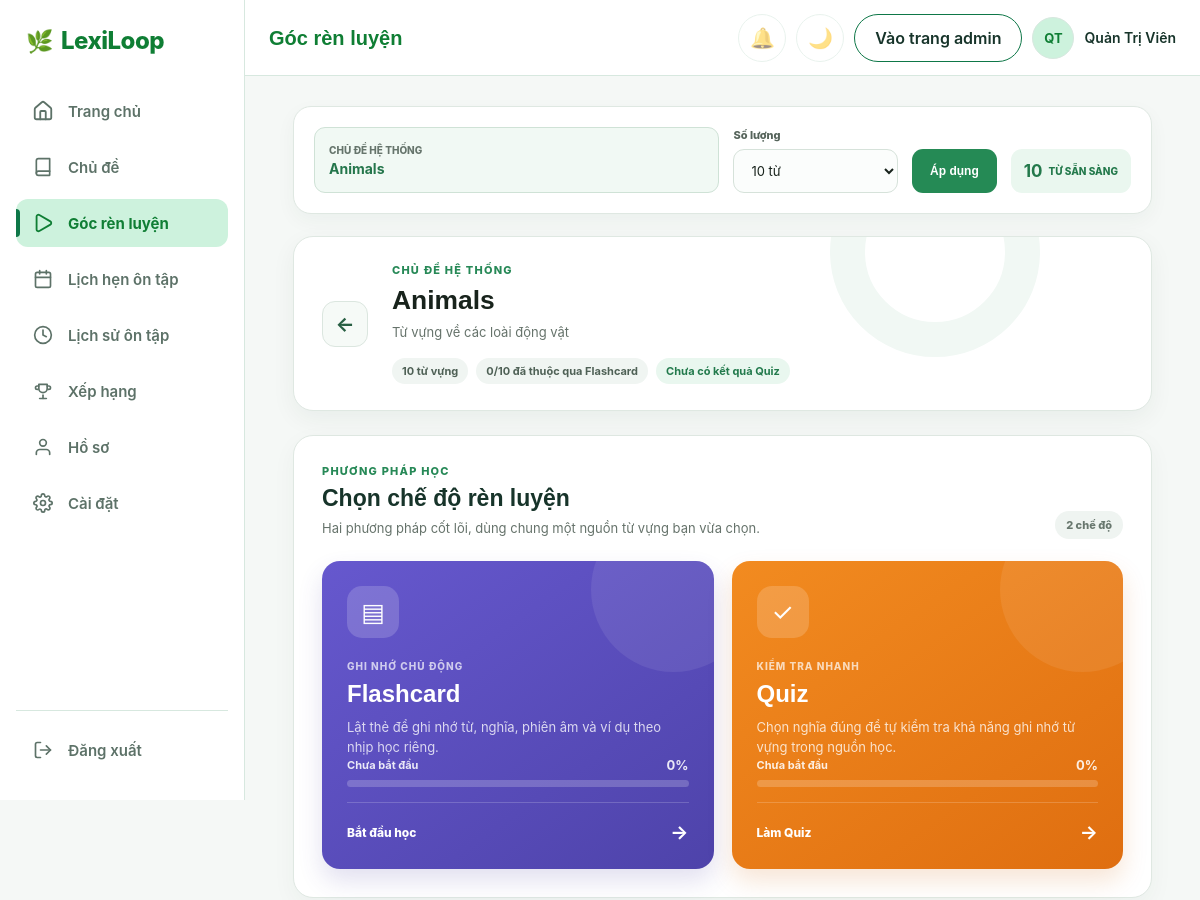
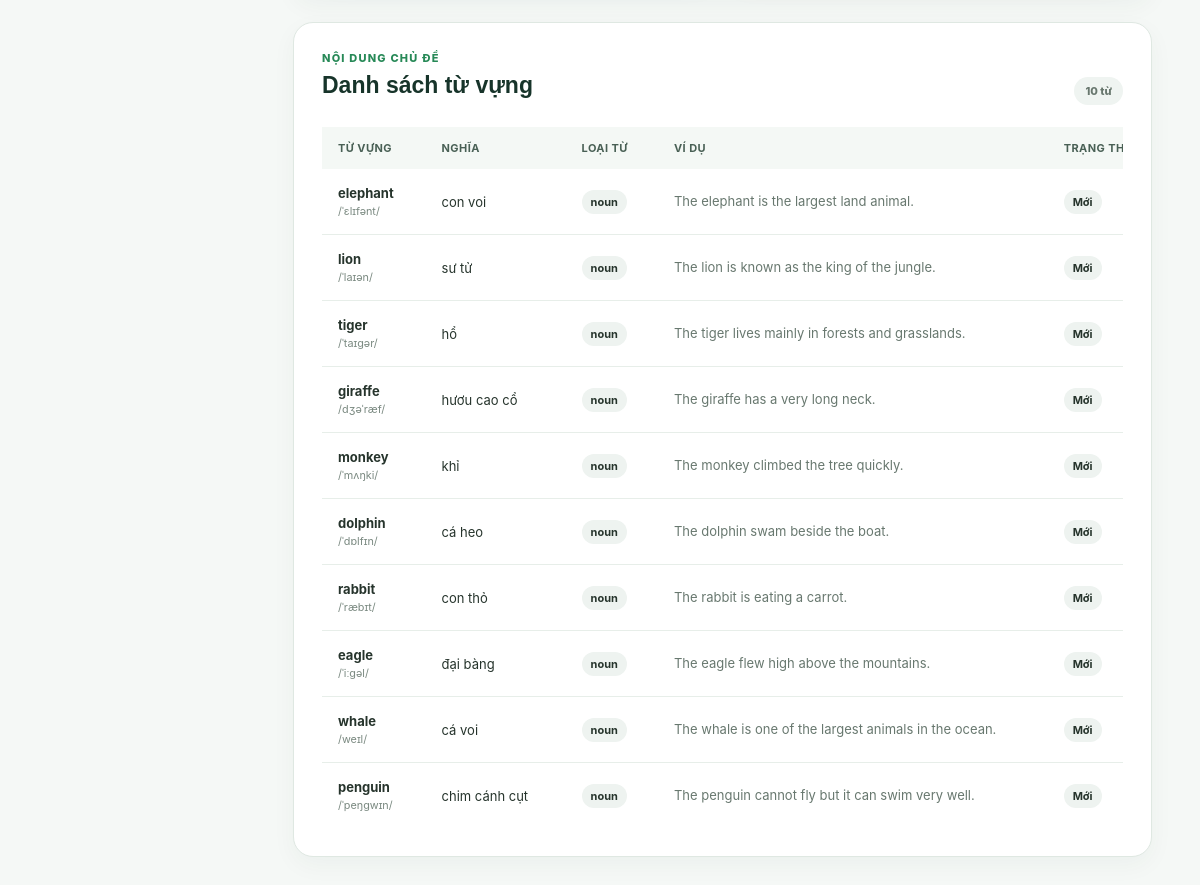
Screenshot of /pages/user/C_Gocrenluyen.php?source=topic&id=1 (signed in) with the database file from the repository (2 pictures, top to bottom).
### tables this page shows
CREATE TABLE `Topics` (
  `topicID` int NOT NULL,
  `topicName` varchar(100) NOT NULL,
  `topicDescription` text,
  `category` varchar(20) NOT NULL DEFAULT 'common',
  `created_by` int DEFAULT NULL,
  `topicCreated_at` datetime DEFAULT CURRENT_TIMESTAMP
);

CREATE TABLE `vocabulary` (
  `id` int NOT NULL,
  `topic_id` int DEFAULT NULL,
  `word` varchar(100) NOT NULL,
  `pronunciation` varchar(100) DEFAULT NULL,
  `part_of_speech` varchar(30) DEFAULT NULL,
  `meaning` text NOT NULL,
  `example_sentence` text,
  `created_by` int DEFAULT NULL,
  `created_at` datetime DEFAULT CURRENT_TIMESTAMP,
  `audio_url` varchar(255) DEFAULT NULL
);

### pages/user/C_Gocrenluyen.php (the view, shortened to what this page needs)
<?php
require_once($_SERVER['DOCUMENT_ROOT'] . '/Connect.php');
$isLoggedIn = isset($_SESSION['user_id']);
$userId = $isLoggedIn ? (int) $_SESSION['user_id'] : null;
$source = $_GET['source'] ?? '';
$sourceId = filter_var($_GET['id'] ?? 0, FILTER_VALIDATE_INT) ?: 0;
$limitOption = (string) ($_GET['limit'] ?? '10');
$isValidSource = in_array($source, ['topic', 'set'], true) && $sourceId > 0;
$sourceName = '';
$sourceDescription = '';
$wordCount = 0;
$latestQuizCorrect = null;
$latestQuizTotal = null;
$flashcardRemembered = 0;
$flashcardStatsTotal = 0;
$sourceError = '';
$topicWords = [];
$topicWordsPerPage = 10;
$wordPage = max(1, filter_var($_GET['word_page'] ?? 1, FILTER_VALIDATE_INT) ?: 1);
if ($isValidSource && $source === 'topic') {
    $stmt = mysqli_prepare($link, '
        SELECT t.topicName, t.topicDescription, COUNT(v.id) AS word_count,
               COUNT(DISTINCT CASE WHEN uvp.status = \'mastered\' THEN v.id END) AS mastered_count
        FROM Topics t
        LEFT JOIN vocabulary v ON v.topic_id = t.topicID
        LEFT JOIN user_vocab_progress uvp ON uvp.vocabulary_id = v.id AND uvp.user_id = ?
        WHERE t.topicID = ?
        GROUP BY t.topicID, t.topicName, t.topicDescription');
    mysqli_stmt_bind_param($stmt, 'ii', $userId, $sourceId);
    mysqli_stmt_execute($stmt);
    $sourceData = mysqli_fetch_assoc(mysqli_stmt_get_result($stmt));
    if ($sourceData) {
        $sourceName = $sourceData['topicName'];
        $sourceDescription = $sourceData['topicDescription'] ?? '';
        $wordCount = (int) $sourceData['word_count'];
        $topicWordPages = max(1, (int) ceil($wordCount / $topicWordsPerPage));
        $wordPage = min($wordPage, $topicWordPages);
        $wordOffset = ($wordPage - 1) * $topicWordsPerPage;
        $wordsStmt = mysqli_prepare($link, '
            SELECT v.id, v.word, v.pronunciation, v.part_of_speech, v.meaning,
                   v.example_sentence, COALESCE(uvp.status, \'new\') AS learning_status
            FROM vocabulary v
            LEFT JOIN user_vocab_progress uvp
              ON uvp.vocabulary_id = v.id AND uvp.user_id = ?
            WHERE v.topic_id = ?
            ORDER BY v.id ASC
            LIMIT ? OFFSET ?');
        mysqli_stmt_bind_param($wordsStmt, 'iiii', $userId, $sourceId, $topicWordsPerPage, $wordOffset);
        mysqli_stmt_execute($wordsStmt);
        $wordsResult = mysqli_stmt_get_result($wordsStmt);
        while ($word = mysqli_fetch_assoc($wordsResult)) {
            $topicWords[] = $word;
        }
    } else {
        $sourceError = 'Không tìm thấy chủ đề hệ thống.';
    }
}
$hasSelectedSource = $isValidSource && $sourceError === '';
$selectedLimit = $limitOption === 'all' ? $wordCount : min((int) $limitOption, $wordCount);
$canStartLearning = $hasSelectedSource && $wordCount > 0;
$isTopicContext = $hasSelectedSource && $source === 'topic';
$sourceQuery = http_build_query(['source' => $source, 'id' => $sourceId, 'limit' => $limitOption]);
$modeProgress = [
    'flashcard' => ['percent' => 0, 'label' => 'Chưa bắt đầu'],
    'quiz' => ['percent' => 0, 'label' => 'Chưa bắt đầu']
];
if ($flashcardStatsTotal === 0) {
    $flashcardStatsTotal = $selectedLimit;
}
?>
<!DOCTYPE html>
<html lang="vi">
<head>
    <link rel="stylesheet" href="../../CSS/Style.css">
    <link rel="stylesheet" href="../../CSS/topheader.css">
    <link rel="stylesheet" href="../../CSS/C_Gocrenluyen.css">
    <link rel="stylesheet" href="../../CSS/guest-preview.css">
    <link rel="stylesheet" href="../../CSS/responsive.css">
</head>
<body class="C_Gocrenluyen_body">
    <?php
    include '../../includes/topheader.php';
    if ($isLoggedIn) {
        include '../../includes/sidebar_user.php';
    } else {
        include '../../includes/sidebar_guest.php';
    }
    ?>
    <main class="C_Gocrenluyen_main">
        <form method="get" class="C_Gocrenluyen_filters" id="C_Gocrenluyen_filters">
            <?php if ($isTopicContext): ?>
                <div class="C_Gocrenluyen_fixedTopic">
                    <span>Chủ đề hệ thống</span>
                    <strong><?= htmlspecialchars($sourceName) ?></strong>
                </div>
            <?php endif; ?>
            <div class="C_Gocrenluyen_filterGroup">
                <label for="C_Gocrenluyen_limit">Số lượng</label>
                <select name="limit" id="C_Gocrenluyen_limit">
                    <option value="10" <?= $limitOption === '10' ? 'selected' : '' ?>>10 từ</option>
                </select>
            </div>
            <button type="submit" class="C_Gocrenluyen_applyButton" <?= !$isLoggedIn ? 'disabled' : '' ?>>Áp dụng</button>
            <div class="C_Gocrenluyen_readyCount">
                <strong><?= $hasSelectedSource ? $selectedLimit : 0 ?></strong>
                <span>từ sẵn sàng</span>
            </div>
        </form>
        <?php if ($hasSelectedSource): ?>
            <section class="C_Gocrenluyen_sourceCard">
                <a class="C_Gocrenluyen_backLink" href="<?= $source === 'set' ? 'C_Botuvung.php' : '../main/B_DanhSachChuDe.php' ?>" aria-label="Quay lại">←</a>
                <div class="C_Gocrenluyen_sourceInfo">
                    <span class="C_Gocrenluyen_eyebrow"><?= $source === 'set' ? 'BỘ TỪ CÁ NHÂN' : 'CHỦ ĐỀ HỆ THỐNG' ?></span>
                    <h2><?= htmlspecialchars($sourceName) ?></h2>
                    <p><?= htmlspecialchars($sourceDescription ?: 'Sẵn sàng bắt đầu phiên học với nội dung đã chọn.') ?></p>
                    <div class="C_Gocrenluyen_badges">
                        <span><?= $wordCount ?> từ vựng</span>
                        <span><?= $flashcardRemembered ?>/<?= $flashcardStatsTotal ?> đã thuộc qua Flashcard</span>
                        <span>
                            <?= $latestQuizCorrect !== null
                                ? $latestQuizCorrect . '/' . $latestQuizTotal . ' câu đúng Quiz gần nhất'
                                : 'Chưa có kết quả Quiz' ?>
                        </span>
                    </div>
                </div>
            </section>
        <?php endif; ?>
        <section class="C_Gocrenluyen_modes" aria-labelledby="C_Gocrenluyen_modesTitle">
            <div class="C_Gocrenluyen_sectionHeading">
                <div>
                    <span class="C_Gocrenluyen_eyebrow">PHƯƠNG PHÁP HỌC</span>
                    <h2 id="C_Gocrenluyen_modesTitle">Chọn chế độ rèn luyện</h2>
                    <p>Hai phương pháp cốt lõi, dùng chung một nguồn từ vựng bạn vừa chọn.</p>
                </div>
                <span class="C_Gocrenluyen_modeCount">2 chế độ</span>
            </div>
            <div class="C_Gocrenluyen_modeGrid">
                <a class="C_Gocrenluyen_modeCard C_Gocrenluyen_modeCard--flashcard <?= !$canStartLearning ? 'is-disabled' : '' ?>"
                    href="<?= $canStartLearning ? 'C_HocFlashcard.php?' . htmlspecialchars($sourceQuery) : '#' ?>"
                    <?= !$canStartLearning ? 'aria-disabled="true" tabindex="-1"' : '' ?>>
                    <span class="C_Gocrenluyen_modeIcon" aria-hidden="true">▤</span>
                    <span class="C_Gocrenluyen_modeLabel">GHI NHỚ CHỦ ĐỘNG</span>
                    <h3>Flashcard</h3>
                    <p>Lật thẻ để ghi nhớ từ, nghĩa, phiên âm và ví dụ theo nhịp học riêng.</p>
                    <div class="C_Gocrenluyen_modeProgress">
                        <span><?= htmlspecialchars($modeProgress['flashcard']['label']) ?></span>
                        <strong><?= $modeProgress['flashcard']['percent'] ?>%</strong>
                        <div role="progressbar" aria-label="Tiến độ Flashcard" aria-valuemin="0" aria-valuemax="100" aria-valuenow="<?= $modeProgress['flashcard']['percent'] ?>">
                        </div>
                    </div>
                    <span class="C_Gocrenluyen_startLink">
                        <?= $modeProgress['flashcard']['label'] === 'Chưa bắt đầu' ? 'Bắt đầu học' : 'Học lại từ đầu' ?>
                        <b aria-hidden="true">→</b>
                    </span>
                </a>
                <a class="C_Gocrenluyen_modeCard C_Gocrenluyen_modeCard--quiz <?= !$canStartLearning ? 'is-disabled' : '' ?>"
                    href="<?= $canStartLearning ? 'C_Quiz.php?' . htmlspecialchars($sourceQuery) : '#' ?>"
                    <?= !$canStartLearning ? 'aria-disabled="true" tabindex="-1"' : '' ?>>
                    <span class="C_Gocrenluyen_modeIcon" aria-hidden="true">✓</span>
                    <span class="C_Gocrenluyen_modeLabel">KIỂM TRA NHANH</span>
                    <h3>Quiz</h3>
                    <p>Chọn nghĩa đúng để tự kiểm tra khả năng ghi nhớ từ vựng trong nguồn học.</p>
                    <div class="C_Gocrenluyen_modeProgress">
                        <span><?= htmlspecialchars($modeProgress['quiz']['label']) ?></span>
                        <strong><?= $modeProgress['quiz']['percent'] ?>%</strong>
                        <div role="progressbar" aria-label="Tiến độ Quiz" aria-valuemin="0" aria-valuemax="100" aria-valuenow="<?= $modeProgress['quiz']['percent'] ?>">
                        </div>
                    </div>
                    <span class="C_Gocrenluyen_startLink">
                        <?= $modeProgress['quiz']['label'] === 'Đã hoàn thành' ? 'Làm lại Quiz' : ($modeProgress['quiz']['label'] === 'Cần tiếp tục' ? 'Tiếp tục Quiz' : 'Làm Quiz') ?>
                        <b aria-hidden="true">→</b>
                    </span>
                </a>
            </div>
        </section>
        <?php if ($isTopicContext): ?>
            <section class="C_Gocrenluyen_words" aria-labelledby="C_Gocrenluyen_wordsTitle">
                <div class="C_Gocrenluyen_sectionHeading">
                    <div>
                        <span class="C_Gocrenluyen_eyebrow">NỘI DUNG CHỦ ĐỀ</span>
                        <h2 id="C_Gocrenluyen_wordsTitle">Danh sách từ vựng</h2>
                    </div>
                    <span class="C_Gocrenluyen_modeCount"><?= $wordCount ?> từ</span>
                </div>
                <div class="C_Gocrenluyen_tableResponsive">
                    <table class="C_Gocrenluyen_table">
                        <thead>
                            <tr>
                                <th>Từ vựng</th>
                                <th>Nghĩa</th>
                                <th>Loại từ</th>
                                <th>Ví dụ</th>
                                <th>Trạng thái</th>
                            </tr>
                        </thead>
                        <tbody>
                            <?php foreach ($topicWords as $word): ?>
                                <?php
                                $statusLabels = ['new' => 'Mới', 'learning' => 'Đang học', 'mastered' => 'Đã thuộc'];
                                $learningStatus = $word['learning_status'];
                                ?>
                                <tr>
                                    <td>
                                        <strong><?= htmlspecialchars($word['word']) ?></strong>
                                        <?php if (!empty($word['pronunciation'])): ?>
                                            <small><?= htmlspecialchars($word['pronunciation']) ?></small>
                                        <?php endif; ?>
                                    </td>
                                    <td><?= htmlspecialchars($word['meaning']) ?></td>
                                    <td><span class="C_Gocrenluyen_posTag"><?= htmlspecialchars($word['part_of_speech'] ?: '—') ?></span></td>
                                    <td class="C_Gocrenluyen_example"><?= htmlspecialchars($word['example_sentence'] ?: '—') ?></td>
                                    <td><span class="C_Gocrenluyen_status C_Gocrenluyen_status--<?= htmlspecialchars($learningStatus) ?>"><?= htmlspecialchars($statusLabels[$learningStatus] ?? 'Mới') ?></span></td>
                                </tr>
                            <?php endforeach; ?>
                        </tbody>
                    </table>
                </div>
            </section>
        <?php endif; ?>
    </main>
</body>
</html>

### CSS/Style.css (style rules this page uses)
*, *::before, *::after { box-sizing: border-box; }
:root { --color-primary: #0e7748; --color-primary-dark: #0f7e34; --color-primary-light: #cdf2dd; --color-accent: #2563eb; --color-accent-dark: #1d4ed8; --color-accent-light: #eff6ff; --color-warning: #b45309; --color-warning-light: #fff7ed; --color-success: #15803d; --color-danger: #c2413b; --color-danger-light: #fef2f2; --color-background: #f6fbf8; --color-surface: #ffffff; --color-white: #ffffff; --color-border: #d7e8df; --color-text: #17342a; --color-text-muted: #5d7268; --sidebar-width: 245px; --sidebar-width-collapsed: 76px; }
h2 { font-family: Arial, sans-serif; font-size: 32px; font-weight: 600; line-height: 1.3; color: var(--color-text); }
h3 { font-family: Arial, sans-serif; font-size: 24px; font-weight: 600; line-height: 1.3; color: var(--color-text); }
p { margin: 0; font-size: 16px; line-height: 1.6; color: var(--color-text-muted); }
a { text-decoration: none; color: var(--color-primary); }
body { margin: 0; padding: 0; background-color: var(--color-background); color: var(--color-text); font-family: -apple-system, BlinkMacSystemFont, "Segoe UI", Roboto, sans-serif; }
button { margin-top: 5px; margin-bottom: 5px; padding: 10px 20px; border: none; border-radius: 6px; background-color: var(--color-primary); color: var(--color-white); font-size: 16px; cursor: pointer; }

### CSS/responsive.css (style rules this page uses)
*, *::before, *::after { box-sizing: border-box; }
p, h1, h2, h3, h4, a, button, label, td, th { overflow-wrap: anywhere; }

### rows the page displays
topics: topicName "Animals", topicDescription "Từ vựng về các loài động vật"
vocabulary: word "elephant", pronunciation "/ˈɛlɪfənt/", meaning "con voi", part_of_speech "noun", example_sentence "The elephant is the largest land animal.", learningStatus "Mới"
vocabulary: word "lion", pronunciation "/ˈlaɪən/", meaning "sư tử", part_of_speech "noun", example_sentence "The lion is known as the king of the jungle.", learningStatus "Mới"
vocabulary: word "tiger", pronunciation "/ˈtaɪɡər/", meaning "hổ", part_of_speech "noun", example_sentence "The tiger lives mainly in forests and grasslands.", learningStatus "Mới"
vocabulary: word "giraffe", pronunciation "/dʒəˈræf/", meaning "hươu cao cổ", part_of_speech "noun", example_sentence "The giraffe has a very long neck.", learningStatus "Mới"
vocabulary: word "monkey", pronunciation "/ˈmʌŋki/", meaning "khỉ", part_of_speech "noun", example_sentence "The monkey climbed the tree quickly.", learningStatus "Mới"
vocabulary: word "dolphin", pronunciation "/ˈdɒlfɪn/", meaning "cá heo", part_of_speech "noun", example_sentence "The dolphin swam beside the boat.", learningStatus "Mới"
vocabulary: word "rabbit", pronunciation "/ˈræbɪt/", meaning "con thỏ", part_of_speech "noun", example_sentence "The rabbit is eating a carrot.", learningStatus "Mới"
vocabulary: word "eagle", pronunciation "/ˈiːɡəl/", meaning "đại bàng", part_of_speech "noun", example_sentence "The eagle flew high above the mountains.", learningStatus "Mới"
vocabulary: word "whale", pronunciation "/weɪl/", meaning "cá voi", part_of_speech "noun", example_sentence "The whale is one of the largest animals in the ocean.", learningStatus "Mới"
vocabulary: word "penguin", pronunciation "/ˈpeŋɡwɪn/", meaning "chim cánh cụt", part_of_speech "noun", example_sentence "The penguin cannot fly but it can swim very well.", learningStatus "Mới"

### other values shown
$headerTitle "Góc rèn luyện"
$headerInitials "QT"
$headerUserName "Quản Trị Viên"
$selectedLimit "10"
$wordCount "10"
$flashcardRemembered "0"
$flashcardStatsTotal "10"
$modeProgress['flashcard']['label'] "Chưa bắt đầu"
$modeProgress['flashcard']['percent'] "0"
$modeProgress['quiz']['label'] "Chưa bắt đầu"
$modeProgress['quiz']['percent'] "0"
